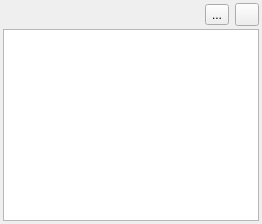
  <widget class="QDockWidget" name="dockWidgetFileSystem">
   <property name="minimumSize">
    <size>
     <width>96</width>
     <height>151</height>
    </size>
   </property>
   <property name="windowTitle">
    <string>File s&amp;ystem</string>
   </property>
   <attribute name="dockWidgetArea">
    <number>1</number>
   </attribute>
   <widget class="QWidget" name="dockWidgetContents_4">
    <layout class="QVBoxLayout" name="verticalLayout">
     <property name="spacing">
      <number>3</number>
     </property>
     <property name="leftMargin">
      <number>3</number>
     </property>
     <property name="topMargin">
      <number>3</number>
     </property>
     <property name="rightMargin">
      <number>3</number>
     </property>
     <property name="bottomMargin">
      <number>3</number>
     </property>
     <item>
      <layout class="QHBoxLayout" name="horizontalLayout_2">
       <property name="spacing">
        <number>6</number>
       </property>
       <property name="topMargin">
        <number>0</number>
       </property>
       <item>
        <spacer name="horizontalSpacer">
         <property name="orientation">
          <enum>Qt::Horizontal</enum>
         </property>
         <property name="sizeHint" stdset="0">
          <size>
           <width>40</width>
           <height>20</height>
          </size>
         </property>
        </spacer>
       </item>
       <item>
        <widget class="QToolButton" name="bt_fs_up">
         <property name="toolTip">
          <string>Go up</string>
         </property>
         <property name="text">
          <string>...</string>
         </property>
         <property name="icon">
          <iconset theme="go-up">
           <normaloff>.</normaloff>.</iconset>
         </property>
        </widget>
       </item>
       <item>
        <widget class="QToolButton" name="btFSLock">
         <property name="sizePolicy">
          <sizepolicy hsizetype="Minimum" vsizetype="Minimum">
           <horstretch>0</horstretch>
           <verstretch>0</verstretch>
          </sizepolicy>
         </property>
         <property name="toolTip">
          <string>&lt;html&gt;&lt;head/&gt;&lt;body&gt;&lt;p&gt;&lt;span style=&quot; font-weight:600;&quot;&gt;Lock&lt;/span&gt; current file path to prevent the view from changing when the current editor changes.&lt;/p&gt;&lt;/body&gt;&lt;/html&gt;</string>
         </property>
         <property name="text">
          <string/>
         </property>
         <property name="icon">
          <iconset theme="system-lock-screen">
           <normaloff>.</normaloff>.</iconset>
         </property>
         <property name="iconSize">
          <size>
           <width>16</width>
           <height>16</height>
          </size>
         </property>
         <property name="checkable">
          <bool>true</bool>
         </property>
         <property name="checked">
          <bool>false</bool>
         </property>
        </widget>
       </item>
      </layout>
     </item>
     <item>
      <widget class="FileSystemTreeView" name="tvFileSystem"/>
     </item>
    </layout>
   </widget>
  </widget>
